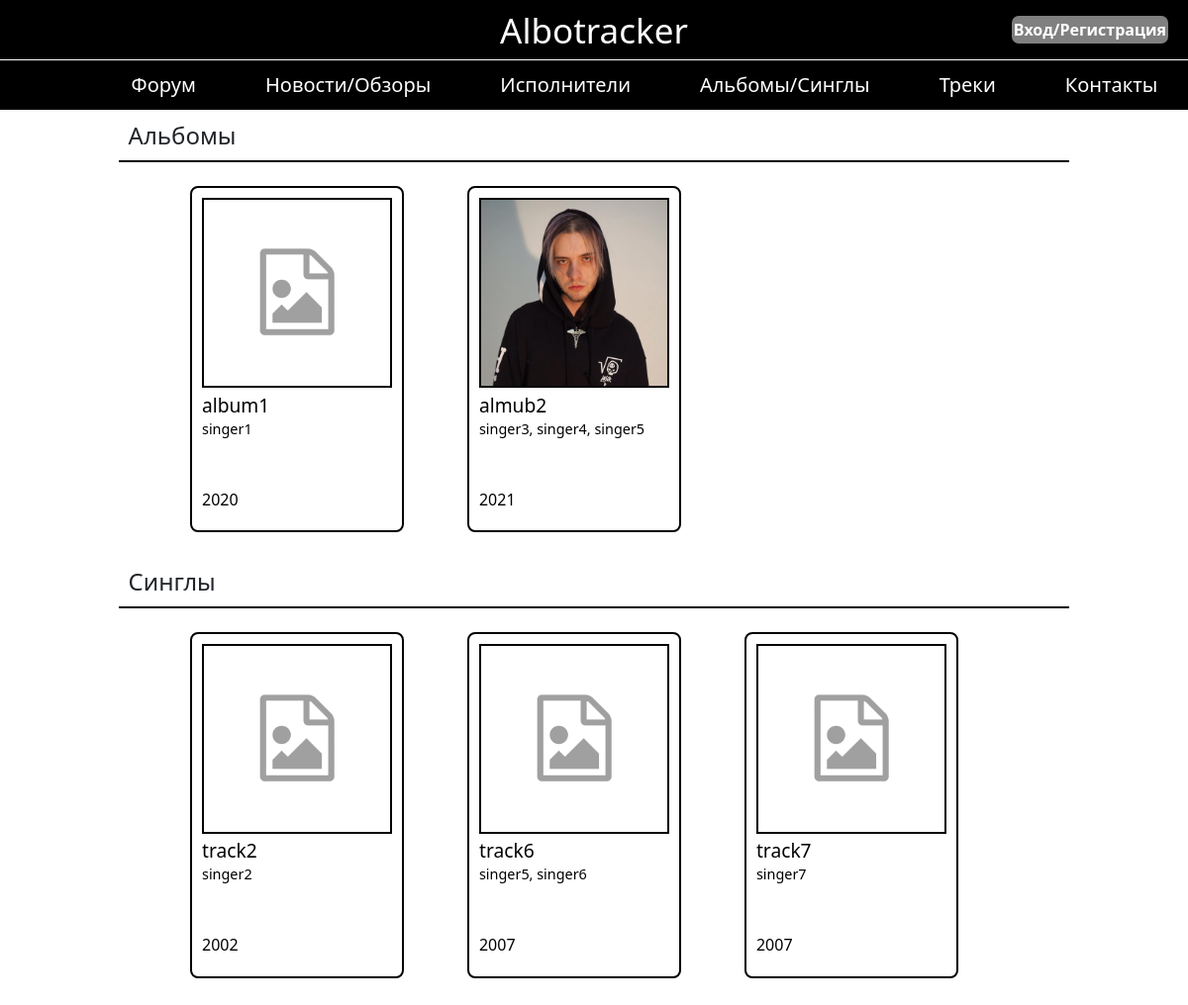
The page /albums_singles/ on the database as committed earlier.
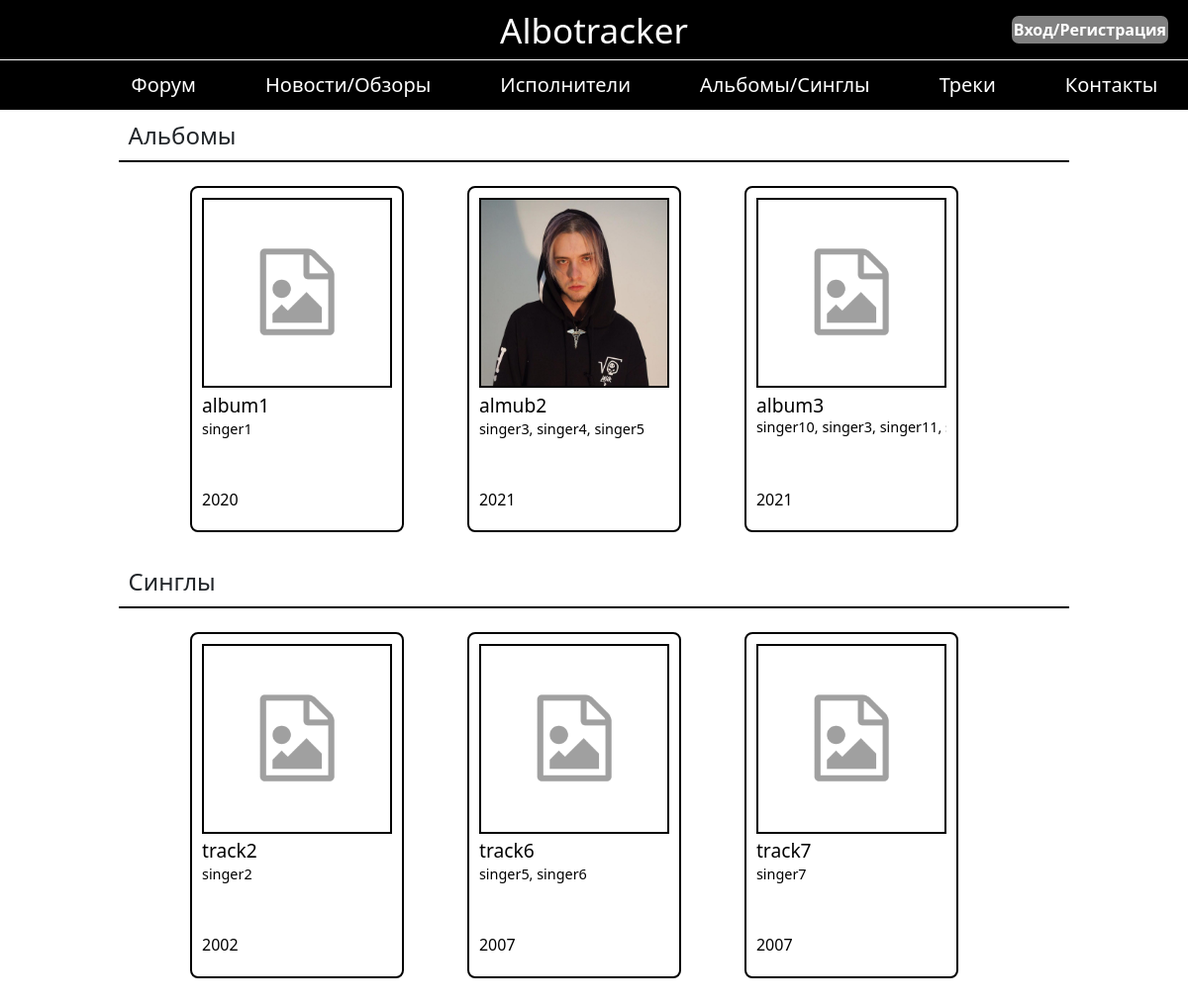
The same page on the database as committed later.
### albums_singles/models.py (models this page shows, shortened)
class Album(models.Model):
    album_id = models.AutoField('Идентификатор альбома', primary_key=True)
    title = models.CharField('Название альбома', max_length=50, blank=False, default="")
    release_year = models.IntegerField('Год выпуска альбома', blank=False)
    cover = models.ImageField('Обложка альбома', upload_to=album_cover_path, default="albums/img/0_img_album.png")  # Обложка альбома (картинка)
    tracks = models.ManyToManyField(Track, related_name='albums', blank=False)
    class Meta:
        verbose_name = 'Альбом'
        verbose_name_plural = 'Альбомы'

class Single(models.Model):
    single_id = models.AutoField('Идентификатор сингла', primary_key=True)  # Идентификатор сингла
    track = models.OneToOneField(Track, on_delete=models.CASCADE, related_name='singles', blank=False)
    class Meta:
        verbose_name = 'Сингл'
        verbose_name_plural = 'Синглы'

### tracks/models.py (models this page shows, shortened)
class Track(models.Model):
    track_id = models.AutoField('Идентификатор трека', primary_key=True)
    title = models.CharField('Название трека', max_length=50, blank=False, default="")
    release_year = models.IntegerField('Год выпуска трека', blank=False)
    cover = models.ImageField('Обложка трека', upload_to=track_photo_path, default="tracks/img/0_img_track.png")
    audio = models.FileField(
        'Аудио запись трека',
        upload_to=track_audio_path,
        blank=False,
        validators=[
            FileExtensionValidator(allowed_extensions=['mp3', 'wav', 'ogg', 'flac', 'mp4'])  # Добавьте нужные расширения
        ]
    )
    genres = models.ManyToManyField(Genre, related_name='tracks', blank=False)
    singers = models.ManyToManyField(Singer, related_name='tracks', blank=False)
    class Meta:
        verbose_name = 'Трек'
        verbose_name_plural = 'Треки'

### albums_singles/views.py (the view)
# urls.py: path("", views.albums_singles_home, name="albums_singles_home"),
def albums_singles_home(request):
    albums = Album.objects.all()
    singles = Single.objects.all()
    for album in albums:
        singers_in_album = Singer.objects.filter(tracks__in=album.tracks.all()).distinct()
        album.singers_in_album = singers_in_album
    for single in singles:
        singers_in_single = single.track.singers.all()
        single.singers_in_single = singers_in_single
    context = {
        'albums': albums,
        'singles': singles
    }
    return render(request, 'albums_singles/albums_singles_home.html', context)

### singers/models.py (called while the page is built)
    def __str__(self):
        return self.alias

### singers/templatetags/custom_filters.py (called while the page is built)
@register.filter(name='group_exists')
def group_exists(user, group_name):
    return user.groups.filter(name=group_name).exists()

### albums_singles/templates/albums_singles/albums_singles_home.html (shortened to what this page needs)
{% extends "main/header.html" %}
{% load custom_filters %}
{% block content %}
    <h4 style="text-align: left; border-bottom: 2px solid black; padding-bottom: 10px; margin: 1% 10% 2% 10%;">
        <label style="margin-left: 1%; display: flex; align-items: center;">
            Альбомы
        </label>
    </h4>
    <div class="style-main-margin">
        <div class="row flex-nowrap overflow-auto">
            {% for el in albums %}
                <div class="col-md-3 mb-4">
                <a href="{% url 'album_view' el.album_id %}" class="card-link">
                    <div class="card-with-border custom-card">
                    {% with title=el.title %}
                        <img src="{{ el.cover.url }}" class="card-img-top" alt="{{ title }}">
                        <div class="card-body marquee-container">
                            {% if el.title|length > 20 %}
                                <h5 class="card-title marquee" title="{{ title }}">{{ title }}</h5>
                            {% else %}
                                <h5 class="card-title">{{ title }}</h5>
                            {% endif %}
                            <p class="card-text">
                                {% with singers=el.singers_in_album.all|join:', ' %}
                                    {% if singers|length > 30 %}
                                        <span class="marquee" title="{{ singers }}">
                                            {{ singers }}
                                        </span>
                                    {% else %}
                                        {{ singers }}
                                    {% endif %}
                                {% endwith %}<br>
                            </p><br>
                            {{ el.release_year }}
                        </div>
                    {% endwith %}
                    </div>
                </a>
                </div>
            {% endfor %}
        </div>
    </div>
    <h4 style="text-align: left; border-bottom: 2px solid black; padding-bottom: 10px; margin: 1% 10% 2% 10%;">
        <label style="margin-left: 1%; display: flex; align-items: center;">
            Синглы
        </label>
    </h4>
    <div class="style-main-margin">
        <div class="row flex-nowrap overflow-auto">
            {% for el in singles %}
                <div class="col-md-3 mb-4">
                <a href="{% url 'single_view' el.single_id %}" class="card-link">
                    <div class="card-with-border custom-card">
                    {% with title=el.track.title %}
                        <img src="{{ el.track.cover.url }}" class="card-img-top" alt="{{ title }}">
                        <div class="card-body marquee-container">
                            {% if title|length > 20 %}
                                <h5 class="card-title marquee" title="{{ title }}">{{ title }}</h5>
                            {% else %}
                                <h5 class="card-title">{{ title }}</h5>
                            {% endif %}
                            <p class="card-text">
                                {% with singers=el.singers_in_single.all|join:', ' %}
                                    {% if singers|length > 30 %}
                                        <span class="marquee" title="{{ singers }}">
                                            {{ singers }}
                                        </span>
                                    {% else %}
                                        {{ singers }}
                                    {% endif %}
                                {% endwith %}
                            </p><br>
                            {{ el.track.release_year }}
                        </div>
                    {% endwith %}
                    </div>
                </a>
                </div>
            {% endfor %}
        </div>
    </div><br><br>
{% endblock %}

### main/templates/main/header.html (shortened to what this page needs)
{% load static %}
<!doctype html>
<html lang="ru">
<head>
    <link rel="stylesheet" href="https://cdn.jsdelivr.net/npm/bootstrap@5.3.2/dist/css/bootstrap.min.css">
    <link rel="stylesheet" href="https://use.fontawesome.com/releases/v6.4.2/css/all.css">
    <link rel="stylesheet" href="{% static 'main/css/main.css' %}">
</head>
<body>
    <header>
        <span class="logo">Albotracker</span>
        {% if user.is_authenticated %}
            <a href="{% url 'users_profile' %}" class="header-link">
                <li> Профиль </li>
            </a>
        {% else %}
            <a href="{% url 'users_login' %}" class="header-link">
                <li> Вход/Регистрация </li>
            </a>
        {% endif %}
    </header>
    <nav>
        <ul>
            <a href=""><li> Форум </li></a>
            <a href="{% url 'home' %}"><li> Новости/Обзоры </li></a>
            <a href="{% url 'singers_home' %}"><li> Исполнители </li></a>
            <a href="{% url 'albums_singles_home' %}"><li> Альбомы/Синглы </li></a>
            <a href="{% url 'tracks_home' %}"><li> Треки </li></a>
            <a href=""><li> Контакты </li></a>
        </ul>
    </nav>
    <main>
        {% block content %}
        {% endblock %}
    </main>
</body>
</html>

### main/static/main/css/main.css (style rules this page uses)
body { background: white; margin: 0; }
header { display: flex; flex-direction: column; align-items: center; background: black; height: 60px; color: white; }
header a.header-link { margin-top: -32px; margin-left: auto; margin-right: 20px; background-color: gray; color: white; border-radius: 7px; font-weight: bold; border: none; padding: 2px; font-size: 100%; list-style: none; text-decoration: none; transition: transform .6s ease; }
header .logo { font-size: 35px; position: relative; text-align: center; margin-top: 5px; margin-bottom: -10px; }
nav { margin-top: 1px; display: flex; flex-direction: column; align-items: center; background: black; height: 50px; color: white; }
nav ul { list-style: none; display: flex; position: relative; text-align: center; }
nav ul li { color: white; font-size: 20px; margin-left: 70px; margin-top: 10px; transition: transform .6s ease; }
nav ul a { text-decoration: none; }
@media (min-width: 990px) and (max-width: 1320px) { .col-md-3 { width: 33.33%; } }
.card-with-border { border: 2px solid black; border-radius: 8px; overflow: hidden; }
.custom-card { height: 350px; min-height: 350px; max-height: 350px; width: 216px; padding: 10px; box-sizing: border-box; display: flex; flex-direction: column; }
.card-img-top { border: 2px solid black; object-fit: cover; width: 192px; height: 192px; }
.card-body { padding-top: 3%; }
.card-title { font-size: 1.2rem; margin-bottom: 2px; }
.card-text { max-height: 30px; min-height: 30px; font-size: 0.9rem; }
.marquee-container { box-sizing: border-box; max-width: 100%; overflow: hidden; }
.marquee { margin-top: -2px; margin-bottom: -2px; display: inline-block; white-space: nowrap; text-overflow: ellipsis; overflow: hidden; }
.style-main-margin { margin-left: 16%; margin-right: 16%; }
.card-link { color: black; text-decoration: none; }

Rows that differ between the two databases and show on the page:
added Album: cover (picture), title "album3", singers_in_album "singer10, singer3, singer11,…", release_year "2021"
